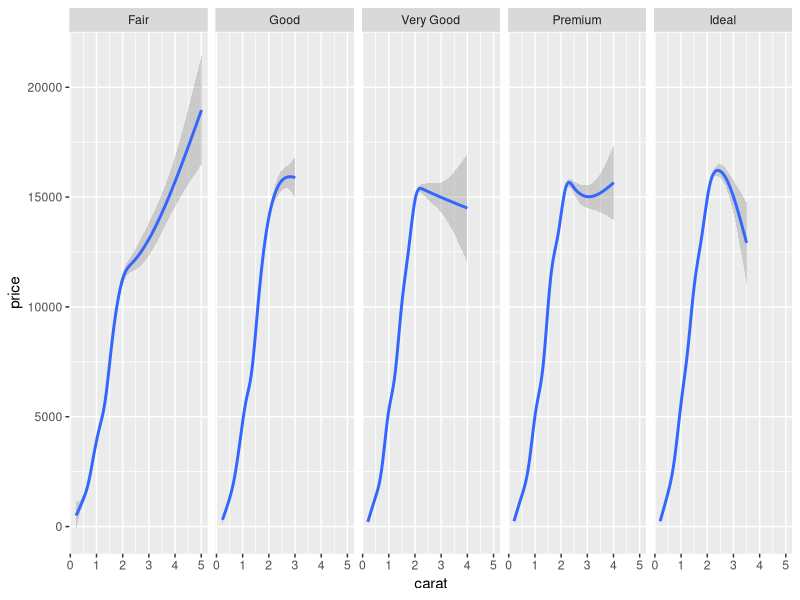
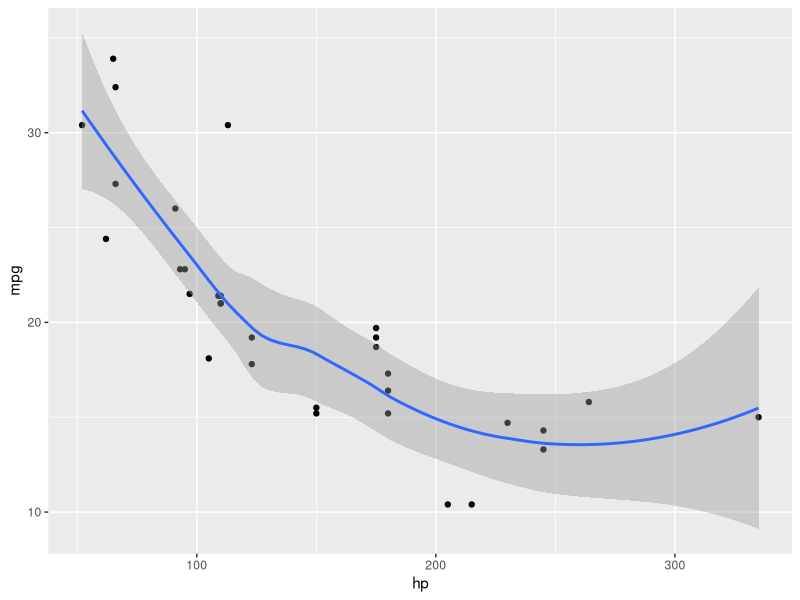

The R source for these figures, in order:
## ---- chunk 1
knitr::opts_chunk$set(echo = FALSE)
## ---- chunk 2
library(ggplot2)
ggplot(diamonds, aes(carat, price)) + geom_smooth() +
  facet_grid(~ cut)
## ---- chunk 3
ggplot(mtcars, aes(hp, mpg)) + geom_point() + geom_smooth()
